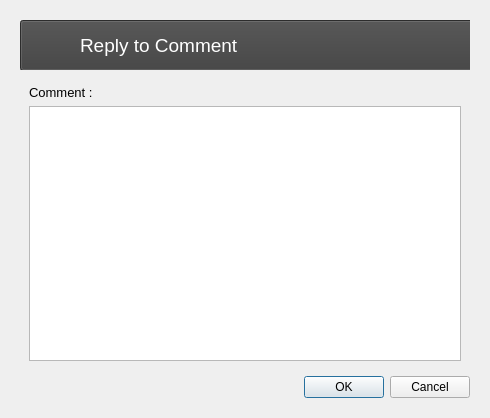
<?xml version="1.0" encoding="UTF-8"?>
<ui version="4.0">
 <class>Dialog</class>
 <widget class="QDialog" name="Dialog">
  <property name="geometry">
   <rect>
    <x>0</x>
    <y>0</y>
    <width>490</width>
    <height>418</height>
   </rect>
  </property>
  <property name="windowTitle">
   <string>Dialog</string>
  </property>
  <layout class="QVBoxLayout" name="verticalLayout">
   <item>
    <widget class="QWidget" name="widget" native="true">
     <layout class="QVBoxLayout" name="verticalLayout_2">
      <item>
       <widget class="QWidget" name="widget_11" native="true">
        <property name="minimumSize">
         <size>
          <width>0</width>
          <height>50</height>
         </size>
        </property>
        <property name="maximumSize">
         <size>
          <width>16777215</width>
          <height>50</height>
         </size>
        </property>
        <widget class="QPushButton" name="pushButton_17">
         <property name="geometry">
          <rect>
           <x>0</x>
           <y>0</y>
           <width>1920</width>
           <height>51</height>
          </rect>
         </property>
         <property name="minimumSize">
          <size>
           <width>1920</width>
           <height>0</height>
          </size>
         </property>
         <property name="styleSheet">
          <string notr="true">background-color: rgb(62, 62, 62);
</string>
         </property>
         <property name="text">
          <string/>
         </property>
        </widget>
        <widget class="QPushButton" name="design_7">
         <property name="geometry">
          <rect>
           <x>10</x>
           <y>0</y>
           <width>51</width>
           <height>51</height>
          </rect>
         </property>
         <property name="text">
          <string/>
         </property>
         <property name="icon">
          <iconset resource="icons.qrc">
           <normaloff>:/icons/SORSOGON.png</normaloff>
           <disabledoff>:/icons/SORSOGON.png</disabledoff>:/icons/SORSOGON.png</iconset>
         </property>
         <property name="iconSize">
          <size>
           <width>50</width>
           <height>50</height>
          </size>
         </property>
         <property name="flat">
          <bool>true</bool>
         </property>
        </widget>
        <widget class="QLabel" name="routing_label">
         <property name="geometry">
          <rect>
           <x>60</x>
           <y>10</y>
           <width>641</width>
           <height>31</height>
          </rect>
         </property>
         <property name="font">
          <font>
           <family>Segoe UI</family>
           <pointsize>14</pointsize>
          </font>
         </property>
         <property name="styleSheet">
          <string notr="true">color: rgb(255, 255, 255);</string>
         </property>
         <property name="text">
          <string>Reply to Comment</string>
         </property>
        </widget>
       </widget>
      </item>
      <item>
       <widget class="QWidget" name="widget_2" native="true">
        <layout class="QVBoxLayout" name="verticalLayout_3">
         <item>
          <widget class="QLabel" name="routing_label_comment">
           <property name="font">
            <font>
             <family>Segoe UI</family>
             <pointsize>10</pointsize>
            </font>
           </property>
           <property name="text">
            <string>Comment : </string>
           </property>
          </widget>
         </item>
         <item>
          <widget class="QPlainTextEdit" name="comment_box">
           <property name="font">
            <font>
             <family>Segoe UI</family>
             <pointsize>10</pointsize>
            </font>
           </property>
          </widget>
         </item>
        </layout>
       </widget>
      </item>
      <item>
       <widget class="QDialogButtonBox" name="buttonBox">
        <property name="orientation">
         <enum>Qt::Horizontal</enum>
        </property>
        <property name="standardButtons">
         <set>QDialogButtonBox::Cancel|QDialogButtonBox::Ok</set>
        </property>
       </widget>
      </item>
     </layout>
    </widget>
   </item>
  </layout>
 </widget>
 <resources>
  <include location="icons.qrc"/>
 </resources>
 <connections>
  <connection>
   <sender>buttonBox</sender>
   <signal>accepted()</signal>
   <receiver>Dialog</receiver>
   <slot>accept()</slot>
   <hints>
    <hint type="sourcelabel">
     <x>248</x>
     <y>254</y>
    </hint>
    <hint type="destinationlabel">
     <x>157</x>
     <y>274</y>
    </hint>
   </hints>
  </connection>
  <connection>
   <sender>buttonBox</sender>
   <signal>rejected()</signal>
   <receiver>Dialog</receiver>
   <slot>reject()</slot>
   <hints>
    <hint type="sourcelabel">
     <x>316</x>
     <y>260</y>
    </hint>
    <hint type="destinationlabel">
     <x>286</x>
     <y>274</y>
    </hint>
   </hints>
  </connection>
 </connections>
</ui>
